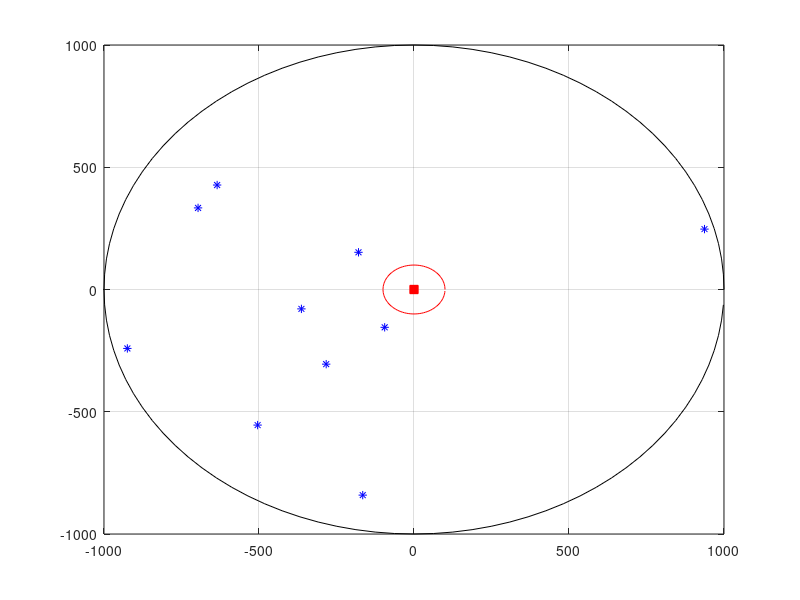

Recreate this plot in MATLAB. (Note: this script raises an error after producing the figure.)
clear all;close all;clc

%% ----------------------------------- Parameters ------------------------------
plot_fig = false;                                                   % Disable/enable figure plotting.

L = 1;                                                              % Number of cells.
K = 10;                                                             % Number of single-antenna terminals in each cell, i.e., number of transmitt antennas.
M = 100;                                                             % Number of antennas at the base station of each cell (In this case, i.e., uplink, it gives the number of receiving antennas).
NFFT = 2048;                                                        % Number of points used by the OFDM.
modOrd = 2;                                                         % Constellation size = 2^modOrd.
numSym = K*NFFT;                                                    % Number of symbols, i.e., number of terminals.
NCP = 512;                                                          % Number of samples used to create a Extended Cyclic Prefix (CP) according to 3GPP' LTE standards. 12 OFDM symbols per subframe, i.e., 1 ms.
delta_f = 15000;                                                    % Frequency space between subcarriers.
Ts = 1/(delta_f*NFFT);                                              % System Sampleing Rate.
numSymbInSubframe = 12;                                             % Number of symbols in a subframe (1ms). 12 OFDM symbols for extended CP.

add_awgn = false;                                                    % Enable/disable addtion of additive gaussian noise to signals.
EbNoVec = 1500;%-20:1:-4;                                                 % Eb/No in dB.
EsN0dB = EbNoVec + 10*log10(NFFT/(NFFT+NCP)) + 10*log10(modOrd);    % converting to symbol to noise ratio
snr = EsN0dB - 10*log10((NFFT/(NFFT+NCP)));                         % Calculate SNR from EsNo in dB.

cellRadius = 1000;                                                  % Radius given in meters.
cellHole = 100;                                                     % Cell hole in meters.

power_ctrl_enabled = true;                                          % enable/disable power control at eNodeB.

nTotalOfBits = 1e9;
nErrors = 10000000;
debug = false;

% Large scale fading.
sshadow = 3;                                                        % Shadow-fading standard deviation in dB.
gamma = 2.8;                                                        % Decay exponent: Urban area cellular radio 2.7 - 3.5

% Small scale fading.
delay = [0 0.977]*1e-6;                                             % Delay in microseconds.
gain  = [0 0];                                                      % Gain in dB (indoor).
numPaths = length(delay);                                           % Number of paths per channel.
totalNumPaths = M*K*numPaths;                                       % Total number of paths between the various antennas and Base Stations.

%% ----------------------------------- Setup Channel -----------------------------------
% Vetor de ganhos.
pos = round(delay/Ts)+1;                                            % Effective position of taps within the vector.
g = zeros(1, round(delay(end)/Ts)+1);                               % +1 is used to include the delay 0 into the vector.
for n = 1:length(delay)
    g( pos(n) ) = 10^( gain(n)/10 );
end

fc = 1e9;                                                           % Carrier Freq. in MHz.
c = 3e8;                                                            % Light speed in m/s.
v = 30;                                                             % Speed in m/s.
Fs = 30.72e6;                                                       % Sampling Freq. in MHz.
Ts = 1/Fs;                                                          % Sampling period in seconds.

fd = (v*fc)/c;                                                      % Doppler frequency in Hz.

Pd = 0;                                                             % Relative power in dB.

% Parameters used for generating the Mulipath Masive MIMO Channel.
Fs_chann = 500;                                                     % Channel Sampling Rate in Hz. The channel is sampled every 2 ms. (Periodo de amostragem do canal ~1 amostra / Slot OFDM)
Ts_chann = 1/Fs_chann;
N_chann = 256;                                                      % Number of samples used to sample the channel. Duration of the channel in  number of samples.
delta_f_chann = Fs_chann/N_chann;                                   % in Hz.
f = -Fs_chann/2:delta_f_chann:Fs_chann/2;
idx = find(f<fd);
f = f(idx);
idx = find(f>-fd);
f = f(idx);
f = f.';

LS = length(f);
S = 1/pi/fd./sqrt(1 - (f/fd).^2) * 10^(Pd/10);
S = S * LS / sum(S);                                                % Energy nomalization.
S1 = S;
S = [S((LS+1)/2:LS); zeros(N_chann-LS,1); S(1:(LS-1)/2)];           % Interpolation of the Doppler Spectrum by N_chann/LS.

% ************************* Generate Multipath Massive MIMO Channel. **********************
rng(55);
x = [(randn((LS-1)/2+1,totalNumPaths,'double') + 1i*randn((LS-1)/2+1,totalNumPaths,'double')); zeros(N_chann-LS,totalNumPaths); (randn((LS-1)/2,totalNumPaths,'double')) + 1i*randn((LS-1)/2,totalNumPaths,'double')]/sqrt(2);
ch = ifft(x .* repmat(sqrt(S),1,totalNumPaths)) * N_chann / sqrt(LS);

% Plot doppler spectrum figures.
if(plot_fig)
    figure;
    plot(f, abs(S1));
    
    figure;
    plot(S)
    
    figure;
    Tsd = 1/Fs_chann;
    TNd = Tsd*N_chann; % Channel duration in seconds.
    plot( (0:N_chann-1)*Tsd, 10*log10(abs(ch)) );
    xlabel('Time (s)')
    ylabel('Power (dB)');
    axis([0 TNd -30 10]);
end

% **************************** Cell Layout. *******************************
% Generate a random radius value within the range cellHole to cellRadius for each one of the terminals.
radius = cellHole + (cellRadius-cellHole).*rand(1,K);

% Generate an random angle value within the range 0 to 2*pi for each one of the terminals.
angle = 2*pi*rand(1,K);

% Plot the position of each terminal inside the cell.
figure;
plot(0, 0, 'rs', 'MarkerFaceColor',[1,0,0], 'MarkerEdgeColor',[1 0 0]);
hold on

Circlex = cellRadius*cos(2*pi*(0:99)/100);
Circley = cellRadius*sin(2*pi*(0:99)/100);
plot(Circlex.', Circley.', 'k');

Circlex = cellHole*cos(2*pi*(0:99)/100);
Circley = cellHole*sin(2*pi*(0:99)/100);
plot(Circlex.', Circley.', 'r');

UEx = radius.*cos(angle);
UEy = radius.*sin(angle);
plot(UEx, UEy, 'b*');

grid on;
hold off;

% Calculate path-loss for all users, in meters.
path_loss = radius.^gamma;

% ************ Apply power delay profile and large-scale fading to the multiptah channel matrix, i.e., small-scale fading. ************
for idx_ch = 1 : N_chann
    
    if(power_ctrl_enabled)
        largeScaleFading = 1;
    else
        % Calculate shadowing for each one of different channels.
        shadowing_att = lognrnd(0,sshadow,1,K);
        % Large scale fading calculated according to Marzetta.
        largeScaleFading = repmat(sqrt(shadowing_att./path_loss), M, 1);
    end
    
    % Atualizacao das matrizes de canal para a celula alvo (l = 1): existe uma matriz de canal por percurso do terminal.
    G = reshape(ch(idx_ch,:), M, K, length(pos));
    G(:,:,1) = (g(pos(1)) * G(:,:,1)) .* largeScaleFading;
    for k = 2:length(pos)
        G(:,:,k) = (g(pos(k)) * G(:,:,k)) .* largeScaleFading;
    end
    ch(idx_ch,:) = reshape(G, 1, totalNumPaths);
end

%% ----------------------------------- Set up the simulation -----------------------------------
% Create a local random stream to be used by random number generators for repeatability.
hStr = RandStream('mt19937ar');

% Get all bit combinations for ML receiver
bits = de2bi(0:2^(modOrd*K)-1, 'left-msb')';
% Split them per Transmit antenna
b = zeros(K, modOrd, length(bits));
for i = 1:length(bits)
    b(:, :, i) = reshape(bits(:,i), modOrd, K)';
end

% Preallocate variables for speed.
dist = zeros(length(bits), 1);
[BER_MRC, BER_ZF_LE, BER_MMSE_LE, BER_MFB] = deal(zeros(1, length(EbNoVec)));

% Create QPSK mod-demod objects.
hMod = modem.pskmod('M', 2^modOrd, 'SymbolOrder', 'gray', 'InputType', 'bit');
hDemod = modem.pskdemod(hMod);

% Set up a figure for visualizing BER results.
%h = gcf; 
h = figure;
grid on; hold on;
set(gca,'yscale','log','xlim',[(EbNoVec(1)-0.01), EbNoVec(end)],'ylim',[1e-7 1]);
xlabel('Eb/No (dB)'); ylabel('BER'); set(h,'NumberTitle','off');
set(h, 'renderer', 'zbuffer'); set(h,'Name','OFDM modulated with QPSK Massive MU-MIMO System');
title('Massive MU-MIMO on Uplink');

%% ----------------------------------- Loop over selected EbNo points. -----------------------------------
for idx = 1:length(snr)
    
    linearSnr = 10^(0.1*snr(idx));
    
    nErrs_mrc = 0;
    nErrs_zf_le = 0;
    nErrs_mmse_le = 0;
    nErrs_mfb = 0;
    nBits = 0;
    nBits_mfb = 0;
    ofdm_symbol_number = 0;
    idx_ch = 1;
    iter = 1;
    x = complex(zeros(K,NFFT+NCP),zeros(K,NFFT+NCP));
    aux = complex(zeros(K,NFFT+NCP),zeros(K,NFFT+NCP));
    
    while(((nErrs_mrc < nErrors) || (nErrs_zf_le < nErrors) || (nErrs_mmse_le < nErrors) || (nErrs_mfb < nErrors)) && (nBits_mfb < nTotalOfBits))
        
        ofdm_symbol_number = ofdm_symbol_number + 1;
        
        iter = iter + 1;
        
        %---------- Transmission (UE) ----------
        % Create array of bits to modulate.
        msg = randi(hStr, [0 1], modOrd, numSym);
        
        msg_mfb = msg(:,1:K:end);
        
        % Modulate data.
        source = modulate(hMod, msg);
        
        % Split source among K terminals.
        Tx = reshape(source, K, numel(source)/K); clear source;
        
        % Create OFDM symbol.
        sequence = sqrt(NFFT)*ifft(Tx,NFFT,2);
        
        % Add CP.
        ofdm = [sequence(:,NFFT-NCP+1:end), sequence];
        
        % Make sure the OFDM symbol has unit variance.
        std_dev_vector = (sqrt(diag((ofdm*ofdm')/(NFFT+NCP))));
        std_dev_matrix = diag(1./std_dev_vector);
        ofdm = std_dev_matrix*ofdm;
        
        %---------- Multipath Channel plus Noise ----------
        H = reshape(ch(idx_ch,:), M, K, length(pos));
        
        x = [H(:,:,1)*ofdm complex(zeros(M,(pos(length(pos))-1)),zeros(M,(pos(length(pos))-1)))];
        for k = 2:length(pos)
            aux = [complex(zeros(M,(pos(k)-1)),zeros(M,(pos(k)-1))) H(:,:,k)*ofdm];
            x = x + aux;
        end
        
        % Single User, used for plotting the Matched Matrix Bound (MFB).
        x_mfb = [H(:,1,1)*ofdm(1,:) complex(zeros(M,(pos(length(pos))-1)),zeros(M,(pos(length(pos))-1)))];
        for k = 2:length(pos)
            aux_mfb = [complex(zeros(M,(pos(k)-1)),zeros(M,(pos(k)-1))) H(:,1,k)*ofdm(1,:)];
            x_mfb = x_mfb + aux_mfb;
        end
        
        if(add_awgn)
            % Add channel noise power to faded data.
            r = awgn(x, snr(idx), 0, hStr);
            
            % Add channel noise power to faded single user data.
            r_mfb = awgn(x_mfb, snr(idx), 0, hStr);
        else
            r = x;
            r_mfb = x_mfb;
        end
        
        %-------------------- Reception (base station) --------------------
        % @@@@@@@@@@ Assume perfect channel estimation. @@@@@@@@@@
        
        % -------- Front End of the Rake-like receiver --------------------   
        % Get fisrt path signal, i.e., the most powerful signal, i.e., the direct path.
        r_first_finger_path = r(:,1:end-(pos(length(pos))-1));
        %r_first_finger_path = [r, complex(zeros(M,(pos(length(pos))-1)),zeros(M,(pos(length(pos))-1)))];
                
        % get the second path signal.
        r_second_finger_path = r(:,pos(length(pos)):end);
        %r_second_finger_path = [complex(zeros(M,(pos(k)-1)),zeros(M,(pos(k)-1))), r];   
        
        % Remove CP from first finger path.
        rx_finger1 = r_first_finger_path(:,NCP+1:end);
        
        % Remove CP from second finger path.
        rx_finger2 = r_second_finger_path(:,NCP+1:end);
        
        %% *********** 1) MRC or Matrix Matched Filter (MMF) receiver *****************
        E_mrc = zeros(modOrd, numSym);
        
        % Apply MRC to first finger path received signal.
        G1 = H(:,:,1)';
        r_eq1 = G1*rx_finger1;
        
        % Apply MRC to second finger path received signal.
        G2 = H(:,:,2)';
        r_eq2 = G2*rx_finger2;
        
        % Combine all the path signals by averaging them.
        r_eq_sum_mrc = (r_eq1 + r_eq2)/2;
        
        % Retrieve modulation symbols from first finger path.
        ofdm_rx_mrc = (1/sqrt(NFFT))*fft(r_eq_sum_mrc,NFFT,2);          
        
        % Iterate over all Tx antennas.
        for jj=1:1:K
            demoded_mrc = demodulate(hDemod, ofdm_rx_mrc(jj,:));
            E_mrc(:,jj:K:end) = reshape(demoded_mrc, modOrd, numSym/K);
        end
        % *****************************************************************************        
        
        %% ************************ 2) ZF-LE receiver *********************************
        E_zf_le = zeros(modOrd, numSym);
        
        % Apply ZF-LE to first finger path received signal.
        G1 = ((H(:,:,1)'*H(:,:,1))^(-1))*H(:,:,1)';
        r_eq1 = G1*rx_finger1;
        
        % Apply ZF-LE to second path received signal.
        G2 = ((H(:,:,2)'*H(:,:,2))^(-1))*H(:,:,2)';
        r_eq2 = G2*rx_finger2;

        % Combine all the path signals by averaging them.
        r_eq_sum_zf_le = (r_eq1 + r_eq2)/2;
        
        % Retrieve modulation symbols from first finger path.
        ofdm_rx_zf = (1/sqrt(NFFT))*fft(r_eq_sum_zf_le,NFFT,2);        
        
        % Iterate over all Tx antennas.
        for jj=1:1:K
            demoded_zf_le = demodulate(hDemod, ofdm_rx_zf(jj,:));
            E_zf_le(:,jj:K:end) = reshape(demoded_zf_le, modOrd, numSym/K);
        end
        % *****************************************************************************       
        
        %% ****************************** 3) MMSE-LE receiver *************************
        E_mmse_le = zeros(modOrd, numSym);
        
        % Apply MMSE-LE to fisrt finger path received signal.
        H1_est = H(:,:,1);
        G1 = (H1_est'*H1_est + (1/linearSnr)*eye(K))^-1;
        G1 = G1*H1_est';   
        r_eq1 = G1*rx_finger1;
        
        % Apply MMSE-LE to second finger path received signal.
        H2_est = H(:,:,2);
        G2 = (H2_est'*H2_est + (1/linearSnr)*eye(K))^-1;
        G2 = G2*H2_est';         
        r_eq2 = G2*rx_finger2;
        
        % Combine all the path signals by averaging them.
        r_eq_sum_mmse_le = (r_eq1 + r_eq2)/2;
        
        % Retrieve modulation symbols from first finger path.
        ofdm_rx_mmse_le = (1/sqrt(NFFT))*fft(r_eq_sum_mmse_le,NFFT,2);         
        
        % Iterate over all Tx antennas.
        for jj=1:1:K
            demoded_mmse_le = demodulate(hDemod, ofdm_rx_mmse_le(jj,:));
            E_mmse_le(:,jj:K:end) = reshape(demoded_mmse_le, modOrd, numSym/K);
        end
        % *****************************************************************************        
        
        % ----------------- Front End for MFB plotting --------------------
        % Get fisrt path signal, i.e., the most powerful signal, i.e., the direct path.
        r_first_finger_path_mfb = r_mfb(:,1:end-(pos(length(pos))-1));
                
        % get the second path signal.
        r_second_finger_path_mfb = r_mfb(:,pos(length(pos)):end);
        
        % Remove CP from direct path.
        rx_finger1_mfb = r_first_finger_path_mfb(:,NCP+1:end);
        
        % Remove CP from second path.
        rx_finger2_mfb = r_second_finger_path_mfb(:,NCP+1:end);
        
        %% ********* 4) Matched Filter Bound (MFB) or Single User detection **********
        
        % Apply MRC to first finger path received signal.
        G1 = H(:,1,1)';
        r_eq1_mfb = G1*rx_finger1_mfb;
        
        % Apply MRC to second finger path received signal.
        G2 = H(:,1,2)';
        r_eq2_mfb = G2*rx_finger2_mfb;
        
        % Combine all the path signals by averaging them.
        r_eq_sum_mfb = (r_eq1_mfb + r_eq2_mfb)/2;   
        
        % Retrieve modulation symbols from first finger path.
        ofdm_rx_mfb = (1/sqrt(NFFT))*fft(r_eq_sum_mfb,NFFT,2);       
        
        % Demodulate signal.
        E_mfb = demodulate(hDemod, ofdm_rx_mfb);
        % *****************************************************************************
        
        %% --------- Change multipath channel according to its sampling rate. ---------
        if(ofdm_symbol_number==2*numSymbInSubframe)
            ofdm_symbol_number = 0;
            idx_ch = idx_ch + 1;
            if(idx_ch > N_chann)
                idx_ch = 1;
            end
        end
        
        %% -------------------------------- Collect errors ----------------------------
        nErrs_mrc = nErrs_mrc + biterr(msg, E_mrc);
        nErrs_zf_le = nErrs_zf_le + biterr(msg, E_zf_le);
        nErrs_mmse_le = nErrs_mmse_le + biterr(msg, E_mmse_le);
        nErrs_mfb = nErrs_mfb + biterr(msg_mfb, E_mfb);
        
        nBits = nBits + length(msg(:));
        nBits_mfb = nBits_mfb + length(msg_mfb(:));
        fprintf(1,'BER MRC: %f - nErrs_mrc: %d - nBits: %d - iter: %d\n',(nErrs_mrc./nBits),nErrs_mrc,nBits,iter);
        fprintf(1,'BER ZF-LE: %f - nErrs_zf_le: %d - nBits: %d - iter: %d\n',(nErrs_zf_le./nBits),nErrs_zf_le,nBits,iter);
        fprintf(1,'BER MMSE-LE: %f - nErrs_mmse_le: %d - nBits: %d - iter: %d\n',(nErrs_mmse_le./nBits),nErrs_mmse_le,nBits,iter);
        fprintf(1,'BER MFB: %f - nErrs_mfb: %d - nBits_mfb: %d - iter: %d\n',(nErrs_mfb./nBits_mfb),nErrs_mfb,nBits_mfb,iter);
        fprintf(1,'\n');
        
    end
    
    % Calculate BER for current point
    BER_MRC(idx) = nErrs_mrc./nBits;
    BER_ZF_LE(idx) = nErrs_zf_le./nBits;
    BER_MMSE_LE(idx) = nErrs_mmse_le./nBits;
    BER_MFB(idx) = nErrs_mfb./nBits_mfb;
    
    % Plot results
    semilogy(EbNoVec(1:idx), BER_MRC(1:idx), 'ks', ...
        EbNoVec(1:idx), BER_ZF_LE(1:idx), 'b*', ...
        EbNoVec(1:idx), BER_MMSE_LE(1:idx), 'ro', ...
        EbNoVec(1:idx), BER_MFB(1:idx), 'k');
    legend('MRC', 'ZF-LE', 'MMSE-LE', 'MFB');
    drawnow;
    
end

% Draw the lines.
semilogy(EbNoVec, BER_MRC, 'k-', EbNoVec, BER_ZF_LE, 'b-', EbNoVec, BER_MMSE_LE, 'r-', EbNoVec, BER_MFB, 'k-');
hold off;

m_rx_antennas = '';
for j=1:length(M)
    m_rx_antennas = strcat(m_rx_antennas, sprintf('_%d',M(j)));
end

m_tx_antennas = '';
for j=1:length(K)
    m_tx_antennas = strcat(m_tx_antennas, sprintf('_%d',K(j)));
end

% Get timestamp for saving files.
timeStamp = datestr(now,30);

% Save figure to FIG-file.
fileName = sprintf('M_MU_MIMO_M%s_K%s_multFad_woLargeScl_rake_perfect_est_%s.fig',m_rx_antennas,m_tx_antennas,timeStamp);
savefig(h,fileName);

% Save workspace to MAT-file.
clear h
fileName = sprintf('M_MU_MIMO_M%s_K%s_multFad_woLargeScl_rake_perfect_est_%s.mat',m_rx_antennas,m_tx_antennas,timeStamp);
save(fileName);
